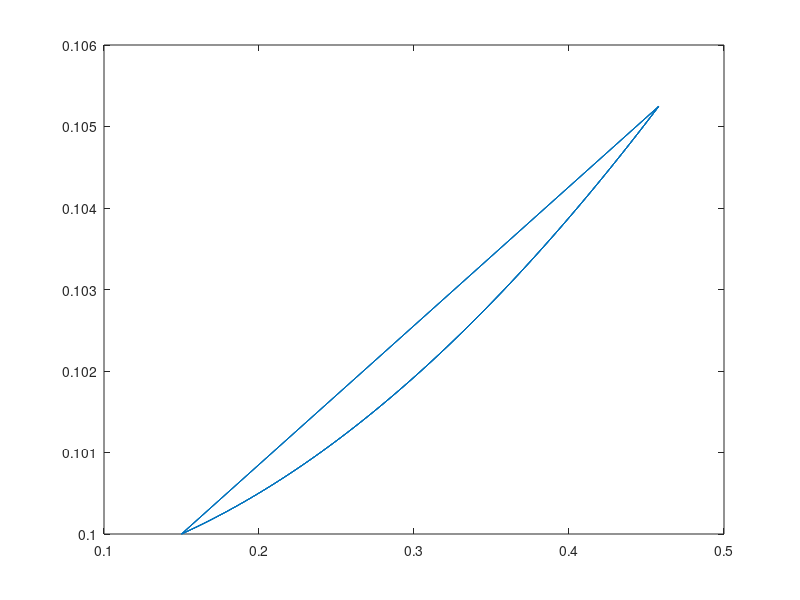

Write the MATLAB code that produced this figure.
%% zou liang bu, mei * zou liang bu
clear;clc;

%% Define parameters
% constants
g = 9.8;
% pre-setted
des = 200;
STEP = 4;
Zc = 0.8;
Tsup = 0.8;
Sx = 0.3;
Sy = 0.2;

%% Calculate parameters
t = linspace(-Sx*0.5,Sx*(STEP-0.5),STEP*des);
Tc = sqrt(g/Zc);
X_bar = zeros(STEP,1);
Y_bar = Sy*0.5*ones(STEP,1);
Vx = zeros(STEP,1);
Vy = zeros(STEP,1);
for i=1:STEP
    X_bar(i) = Sx*(i-1.5);
    Vx(i) = (0.5*Sx*(1+cosh(Tsup/Tc)))/(Tc*sinh(Tsup/Tc));
    Vy(i) = (Y_bar(i)*(cosh(Tsup/Tc)-1))/(Tc*sinh(Tsup/Tc));
end

X_bar
Y_bar
Vx
Vy

%% 
x = [0];
y = [0];
for i=1:STEP
    % t_i = t(((i-1)*des+1):i*des);
    t_i = linspace(0,Tsup,des);
    x_i = Sx*0.5*cosh(t_i/Tc) + Vx(i)*Tc*sinh(t_i/Tc);
    y_i = Y_bar(i)*cosh(t_i/Tc) + Vy(i)*Tc*sinh(t_i/Tc);
    x = [x, x_i];
    y = [y, y_i];
end
x = x(2:length(x));
y = y(2:length(y));

plot(x,y);
% axis equal;